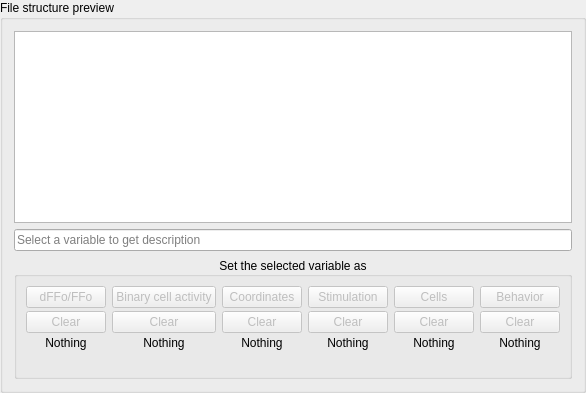
         <widget class="QGroupBox" name="groupBox_2">
          <property name="title">
           <string>File structure preview</string>
          </property>
          <layout class="QVBoxLayout" name="verticalLayout_2">
           <item>
            <widget class="QTreeView" name="tree_view"/>
           </item>
           <item>
            <widget class="QLineEdit" name="browser_var_info">
             <property name="toolTip">
              <string>&lt;html&gt;&lt;head/&gt;&lt;body&gt;&lt;p&gt;Description of the selected variable.&lt;/p&gt;&lt;p&gt;Here you can see if a variable is a scalar or a dataset (matrix).&lt;/p&gt;&lt;p&gt;Depending on the variable description it can be assigned to an environment variable.&lt;/p&gt;&lt;/body&gt;&lt;/html&gt;</string>
             </property>
             <property name="inputMask">
              <string/>
             </property>
             <property name="text">
              <string/>
             </property>
             <property name="readOnly">
              <bool>true</bool>
             </property>
             <property name="placeholderText">
              <string>Select a variable to get description</string>
             </property>
            </widget>
           </item>
           <item>
            <widget class="QGroupBox" name="groupBox_8">
             <property name="title">
              <string>Set the selected variable as</string>
             </property>
             <property name="alignment">
              <set>Qt::AlignCenter</set>
             </property>
             <layout class="QGridLayout" name="gridLayout_2">
              <property name="verticalSpacing">
               <number>3</number>
              </property>
              <item row="3" column="0">
               <widget class="QLabel" name="lbl_dffo_select_name">
                <property name="font">
                 <font>
                  <italic>true</italic>
                 </font>
                </property>
                <property name="toolTip">
                 <string>Name of the selected variable for dFFo</string>
                </property>
                <property name="toolTipDuration">
                 <number>5000</number>
                </property>
                <property name="text">
                 <string/>
                </property>
                <property name="alignment">
                 <set>Qt::AlignCenter</set>
                </property>
               </widget>
              </item>
              <item row="0" column="5">
               <widget class="QPushButton" name="btn_set_behavior">
                <property name="enabled">
                 <bool>false</bool>
                </property>
                <property name="toolTip">
                 <string>&lt;html&gt;&lt;head/&gt;&lt;body&gt;&lt;p&gt;Set the selected variable as the behavior matrix.&lt;/p&gt;&lt;p&gt;This should be a matrix that must contain a &lt;span style=&quot; font-weight:700;&quot;&gt;collection of behaviors in time.&lt;/span&gt;&lt;/p&gt;&lt;p&gt;Every row will be interpreted as a different behavior. &lt;/p&gt;&lt;/body&gt;&lt;/html&gt;</string>
                </property>
                <property name="text">
                 <string>Behavior</string>
                </property>
               </widget>
              </item>
              <item row="1" column="2">
               <widget class="QPushButton" name="btn_clear_coordinates">
                <property name="enabled">
                 <bool>false</bool>
                </property>
                <property name="toolTip">
                 <string>Reoves the coordinates variable</string>
                </property>
                <property name="text">
                 <string>Clear</string>
                </property>
               </widget>
              </item>
              <item row="0" column="2">
               <widget class="QPushButton" name="btn_set_coordinates">
                <property name="enabled">
                 <bool>false</bool>
                </property>
                <property name="toolTip">
                 <string>&lt;html&gt;&lt;head/&gt;&lt;body&gt;&lt;p&gt;Set the selected variable as the coordinates.&lt;/p&gt;&lt;p&gt;This should be a matrix that must contain the &lt;span style=&quot; font-weight:700;&quot;&gt;coordinates of the center of every cell&lt;/span&gt;.&lt;/p&gt;&lt;p&gt;Consider that only the first two dimentions would be used.&lt;/p&gt;&lt;/body&gt;&lt;/html&gt;</string>
                </property>
                <property name="text">
                 <string>Coordinates</string>
                </property>
               </widget>
              </item>
              <item row="2" column="1">
               <widget class="QLabel" name="lbl_neuronal_activity_select">
                <property name="toolTip">
                 <string>&lt;html&gt;&lt;head/&gt;&lt;body&gt;&lt;p&gt;Name of the Binary Cell activity variable if any assigned.&lt;/p&gt;&lt;/body&gt;&lt;/html&gt;</string>
                </property>
                <property name="toolTipDuration">
                 <number>5000</number>
                </property>
                <property name="text">
                 <string>Nothing</string>
                </property>
                <property name="alignment">
                 <set>Qt::AlignCenter</set>
                </property>
               </widget>
              </item>
              <item row="1" column="0">
               <widget class="QPushButton" name="btn_clear_dFFo">
                <property name="enabled">
                 <bool>false</bool>
                </property>
                <property name="toolTip">
                 <string>Removes the dFFo variable.</string>
                </property>
                <property name="text">
                 <string>Clear</string>
                </property>
               </widget>
              </item>
              <item row="3" column="2">
               <widget class="QLabel" name="lbl_coordinates_select_name">
                <property name="font">
                 <font>
                  <italic>true</italic>
                 </font>
                </property>
                <property name="toolTip">
                 <string>Name of the selected variable for Coordinates.</string>
                </property>
                <property name="toolTipDuration">
                 <number>5000</number>
                </property>
                <property name="text">
                 <string/>
                </property>
                <property name="alignment">
                 <set>Qt::AlignCenter</set>
                </property>
               </widget>
              </item>
              <item row="0" column="1">
               <widget class="QPushButton" name="btn_set_neuronal_activity">
                <property name="enabled">
                 <bool>false</bool>
                </property>
                <property name="toolTip">
                 <string>&lt;html&gt;&lt;head/&gt;&lt;body&gt;&lt;p&gt;Set the selected variable as the binary activity of every cell.&lt;/p&gt;&lt;p&gt;This should be a matrix that must contain the &lt;span style=&quot; font-weight:700;&quot;&gt;binary activation of every cell in time&lt;/span&gt;, like a rasterplot.&lt;/p&gt;&lt;p&gt;This matrix should be binary, only 1's and 0's or True and False values.&lt;/p&gt;&lt;/body&gt;&lt;/html&gt;</string>
                </property>
                <property name="text">
                 <string>Binary cell activity</string>
                </property>
               </widget>
              </item>
              <item row="2" column="5">
               <widget class="QLabel" name="lbl_behavior_select">
                <property name="toolTip">
                 <string>&lt;html&gt;&lt;head/&gt;&lt;body&gt;&lt;p&gt;Name of the Behavior variable if any assigned.&lt;/p&gt;&lt;/body&gt;&lt;/html&gt;</string>
                </property>
                <property name="toolTipDuration">
                 <number>5000</number>
                </property>
                <property name="text">
                 <string>Nothing</string>
                </property>
                <property name="alignment">
                 <set>Qt::AlignCenter</set>
                </property>
               </widget>
              </item>
              <item row="0" column="3">
               <widget class="QPushButton" name="btn_set_stim">
                <property name="enabled">
                 <bool>false</bool>
                </property>
                <property name="toolTip">
                 <string>&lt;html&gt;&lt;head/&gt;&lt;body&gt;&lt;p&gt;Set the selected variable as a stimulation matrix.&lt;/p&gt;&lt;p&gt;This should be a binary matrix that must contain the &lt;span style=&quot; font-weight:700;&quot;&gt;a collection of stimuli in time&lt;/span&gt;.&lt;/p&gt;&lt;p&gt;Every row can be a different stimuli and the presence of this stimulation should be noted with a 1 value.&lt;/p&gt;&lt;/body&gt;&lt;/html&gt;</string>
                </property>
                <property name="text">
                 <string>Stimulation</string>
                </property>
               </widget>
              </item>
              <item row="2" column="3">
               <widget class="QLabel" name="lbl_stim_select">
                <property name="toolTip">
                 <string>&lt;html&gt;&lt;head/&gt;&lt;body&gt;&lt;p&gt;Name of the Stimulation variable if any assigned.&lt;/p&gt;&lt;/body&gt;&lt;/html&gt;</string>
                </property>
                <property name="toolTipDuration">
                 <number>5000</number>
                </property>
                <property name="text">
                 <string>Nothing</string>
                </property>
                <property name="alignment">
                 <set>Qt::AlignCenter</set>
                </property>
               </widget>
              </item>
              <item row="3" column="5">
               <widget class="QLabel" name="lbl_behavior_select_name">
                <property name="font">
                 <font>
                  <italic>true</italic>
                 </font>
                </property>
                <property name="toolTip">
                 <string>Name of the selected variable for Behavior</string>
                </property>
                <property name="toolTipDuration">
                 <number>5000</number>
                </property>
                <property name="text">
                 <string/>
                </property>
                <property name="alignment">
                 <set>Qt::AlignCenter</set>
                </property>
               </widget>
              </item>
              <item row="0" column="0">
               <widget class="QPushButton" name="btn_set_dFFo">
                <property name="enabled">
                 <bool>false</bool>
                </property>
                <property name="toolTip">
                 <string>&lt;html&gt;&lt;head/&gt;&lt;body&gt;&lt;p&gt;Set the selected variable as the dFFo.&lt;/p&gt;&lt;p&gt;This should be a matrix that must contain the &lt;span style=&quot; font-weight:700;&quot;&gt;fluorescence of every cell in time&lt;/span&gt;.&lt;/p&gt;&lt;/body&gt;&lt;/html&gt;</string>
                </property>
                <property name="text">
                 <string>dFFo/FFo</string>
                </property>
               </widget>
              </item>
              <item row="3" column="1">
               <widget class="QLabel" name="lbl_neuronal_activity_select_name">
                <property name="font">
                 <font>
                  <italic>true</italic>
                 </font>
                </property>
                <property name="toolTip">
                 <string>Name of the selected variable for Binary cell activity</string>
                </property>
                <property name="toolTipDuration">
                 <number>5000</number>
                </property>
                <property name="text">
                 <string/>
                </property>
                <property name="alignment">
                 <set>Qt::AlignCenter</set>
                </property>
               </widget>
              </item>
              <item row="3" column="3">
               <widget class="QLabel" name="lbl_stim_select_name">
                <property name="font">
                 <font>
                  <italic>true</italic>
                 </font>
                </property>
                <property name="toolTip">
                 <string>Name of the selected variable for Stimulation</string>
                </property>
                <property name="toolTipDuration">
                 <number>5000</number>
                </property>
                <property name="text">
                 <string/>
                </property>
                <property name="alignment">
                 <set>Qt::AlignCenter</set>
                </property>
               </widget>
              </item>
              <item row="1" column="5">
               <widget class="QPushButton" name="btn_clear_behavior">
                <property name="enabled">
                 <bool>false</bool>
                </property>
                <property name="toolTip">
                 <string>Removes the behavior variable.</string>
                </property>
                <property name="text">
                 <string>Clear</string>
                </property>
               </widget>
              </item>
              <item row="2" column="0">
               <widget class="QLabel" name="lbl_dffo_select">
                <property name="toolTip">
                 <string>&lt;html&gt;&lt;head/&gt;&lt;body&gt;&lt;p&gt;Name of the dFFo variable if any assigned.&lt;/p&gt;&lt;/body&gt;&lt;/html&gt;</string>
                </property>
                <property name="toolTipDuration">
                 <number>5000</number>
                </property>
                <property name="text">
                 <string>Nothing</string>
                </property>
                <property name="alignment">
                 <set>Qt::AlignCenter</set>
                </property>
               </widget>
              </item>
              <item row="1" column="1">
               <widget class="QPushButton" name="btn_clear_neuronal_activity">
                <property name="enabled">
                 <bool>false</bool>
                </property>
                <property name="toolTip">
                 <string>Removes the Binary cell activity variable.</string>
                </property>
                <property name="text">
                 <string>Clear</string>
                </property>
               </widget>
              </item>
              <item row="2" column="2">
               <widget class="QLabel" name="lbl_coordinates_select">
                <property name="toolTip">
                 <string>&lt;html&gt;&lt;head/&gt;&lt;body&gt;&lt;p&gt;Name of the Coordinates variable if any assigned.&lt;/p&gt;&lt;/body&gt;&lt;/html&gt;</string>
                </property>
                <property name="toolTipDuration">
                 <number>5000</number>
                </property>
                <property name="text">
                 <string>Nothing</string>
                </property>
                <property name="alignment">
                 <set>Qt::AlignCenter</set>
                </property>
               </widget>
              </item>
              <item row="1" column="3">
               <widget class="QPushButton" name="btn_clear_stim">
                <property name="enabled">
                 <bool>false</bool>
                </property>
                <property name="toolTip">
                 <string>Removes the Stimulation variable.</string>
                </property>
                <property name="text">
                 <string>Clear</string>
                </property>
               </widget>
              </item>
              <item row="0" column="4">
               <widget class="QPushButton" name="btn_set_cells">
                <property name="enabled">
                 <bool>false</bool>
                </property>
                <property name="toolTip">
                 <string>&lt;html&gt;&lt;head/&gt;&lt;body&gt;&lt;p&gt;Set the selected variable as the cells matrix.&lt;/p&gt;&lt;p&gt;This should be a matrix that must contain a &lt;span style=&quot; font-weight:700;&quot;&gt;collection of groups of cells&lt;/span&gt;, gouped by any mean.&lt;/p&gt;&lt;p&gt;Every row would be interpreted as a individual group. Every column will represent a different cell. If you want to include the cell &lt;span style=&quot; font-style:italic;&quot;&gt;i&lt;/span&gt; in the group&lt;span style=&quot; font-style:italic;&quot;&gt; j&lt;/span&gt;, then the row &lt;span style=&quot; font-style:italic;&quot;&gt;j &lt;/span&gt;column&lt;span style=&quot; font-style:italic;&quot;&gt; i&lt;/span&gt; should have a value of 1.&lt;/p&gt;&lt;/body&gt;&lt;/html&gt;</string>
                </property>
                <property name="text">
                 <string>Cells</string>
                </property>
               </widget>
              </item>
              <item row="1" column="4">
               <widget class="QPushButton" name="btn_clear_cells">
                <property name="enabled">
                 <bool>false</bool>
                </property>
                <property name="toolTip">
                 <string>Removes the Cells variable.</string>
                </property>
                <property name="text">
                 <string>Clear</string>
                </property>
               </widget>
              </item>
              <item row="2" column="4">
               <widget class="QLabel" name="lbl_cells_select">
                <property name="toolTip">
                 <string>&lt;html&gt;&lt;head/&gt;&lt;body&gt;&lt;p&gt;Name of the Cells variable if any assigned.&lt;/p&gt;&lt;/body&gt;&lt;/html&gt;</string>
                </property>
                <property name="toolTipDuration">
                 <number>5000</number>
                </property>
                <property name="text">
                 <string>Nothing</string>
                </property>
                <property name="alignment">
                 <set>Qt::AlignCenter</set>
                </property>
               </widget>
              </item>
              <item row="3" column="4">
               <widget class="QLabel" name="lbl_cells_select_name">
                <property name="font">
                 <font>
                  <italic>true</italic>
                 </font>
                </property>
                <property name="toolTip">
                 <string>Name of the selected variable for Cells</string>
                </property>
                <property name="toolTipDuration">
                 <number>5000</number>
                </property>
                <property name="text">
                 <string/>
                </property>
                <property name="alignment">
                 <set>Qt::AlignCenter</set>
                </property>
               </widget>
              </item>
             </layout>
            </widget>
           </item>
          </layout>
         </widget>
